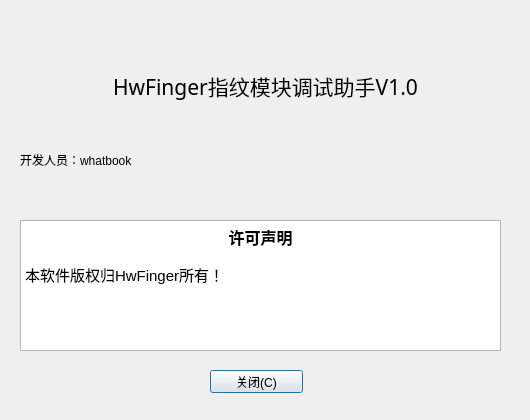
<?xml version="1.0" encoding="UTF-8"?>
<ui version="4.0">
 <class>AboutDialog</class>
 <widget class="QDialog" name="AboutDialog">
  <property name="geometry">
   <rect>
    <x>0</x>
    <y>0</y>
    <width>530</width>
    <height>420</height>
   </rect>
  </property>
  <property name="minimumSize">
   <size>
    <width>530</width>
    <height>420</height>
   </size>
  </property>
  <property name="maximumSize">
   <size>
    <width>530</width>
    <height>420</height>
   </size>
  </property>
  <property name="windowTitle">
   <string>关于HwFinger</string>
  </property>
  <property name="styleSheet">
   <string notr="true">QPushButton{background:url(:/images/header.bmp)}</string>
  </property>
  <widget class="QLabel" name="label_2">
   <property name="geometry">
    <rect>
     <x>60</x>
     <y>70</y>
     <width>411</width>
     <height>31</height>
    </rect>
   </property>
   <property name="font">
    <font>
     <family>Arial Black</family>
     <pointsize>16</pointsize>
     <weight>50</weight>
     <italic>false</italic>
     <bold>false</bold>
    </font>
   </property>
   <property name="styleSheet">
    <string notr="true">font: 16pt &quot;Arial Black&quot;;</string>
   </property>
   <property name="text">
    <string>HwFinger指纹模块调试助手V1.0</string>
   </property>
   <property name="alignment">
    <set>Qt::AlignCenter</set>
   </property>
  </widget>
  <widget class="QLabel" name="label_3">
   <property name="geometry">
    <rect>
     <x>190</x>
     <y>110</y>
     <width>161</width>
     <height>16</height>
    </rect>
   </property>
   <property name="palette">
    <palette>
     <active>
      <colorrole role="WindowText">
       <brush brushstyle="SolidPattern">
        <color alpha="255">
         <red>0</red>
         <green>170</green>
         <blue>0</blue>
        </color>
       </brush>
      </colorrole>
     </active>
     <inactive>
      <colorrole role="WindowText">
       <brush brushstyle="SolidPattern">
        <color alpha="255">
         <red>0</red>
         <green>170</green>
         <blue>0</blue>
        </color>
       </brush>
      </colorrole>
     </inactive>
     <disabled>
      <colorrole role="WindowText">
       <brush brushstyle="SolidPattern">
        <color alpha="255">
         <red>120</red>
         <green>120</green>
         <blue>120</blue>
        </color>
       </brush>
      </colorrole>
     </disabled>
    </palette>
   </property>
   <property name="text">
    <string/>
   </property>
  </widget>
  <widget class="QPushButton" name="closeBtn">
   <property name="geometry">
    <rect>
     <x>210</x>
     <y>370</y>
     <width>93</width>
     <height>23</height>
    </rect>
   </property>
   <property name="minimumSize">
    <size>
     <width>0</width>
     <height>23</height>
    </size>
   </property>
   <property name="maximumSize">
    <size>
     <width>16777215</width>
     <height>23</height>
    </size>
   </property>
   <property name="text">
    <string>关闭(C)</string>
   </property>
  </widget>
  <widget class="QLabel" name="label">
   <property name="geometry">
    <rect>
     <x>0</x>
     <y>0</y>
     <width>121</width>
     <height>71</height>
    </rect>
   </property>
   <property name="text">
    <string/>
   </property>
  </widget>
  <widget class="QLabel" name="label_4">
   <property name="geometry">
    <rect>
     <x>20</x>
     <y>150</y>
     <width>301</width>
     <height>20</height>
    </rect>
   </property>
   <property name="text">
    <string>开发人员：whatbook</string>
   </property>
  </widget>
  <widget class="QLabel" name="label_5">
   <property name="geometry">
    <rect>
     <x>20</x>
     <y>180</y>
     <width>501</width>
     <height>21</height>
    </rect>
   </property>
   <property name="text">
    <string/>
   </property>
  </widget>
  <widget class="QTextBrowser" name="textBrowser">
   <property name="geometry">
    <rect>
     <x>20</x>
     <y>220</y>
     <width>481</width>
     <height>131</height>
    </rect>
   </property>
   <property name="html">
    <string>&lt;!DOCTYPE HTML PUBLIC &quot;-//W3C//DTD HTML 4.0//EN&quot; &quot;http://www.w3.org/TR/REC-html40/strict.dtd&quot;&gt;
&lt;html&gt;&lt;head&gt;&lt;meta name=&quot;qrichtext&quot; content=&quot;1&quot; /&gt;&lt;style type=&quot;text/css&quot;&gt;
p, li { white-space: pre-wrap; }
&lt;/style&gt;&lt;/head&gt;&lt;body style=&quot; font-family:'宋体'; font-size:9pt; font-weight:400; font-style:normal;&quot;&gt;
&lt;table border=&quot;0&quot; style=&quot;-qt-table-type: root; margin-top:4px; margin-bottom:4px; margin-left:4px; margin-right:4px;&quot;&gt;
&lt;tr&gt;
&lt;td style=&quot;border: none;&quot;&gt;
&lt;p align=&quot;center&quot; style=&quot; margin-top:0px; margin-bottom:0px; margin-left:0px; margin-right:0px; -qt-block-indent:0; text-indent:0px;&quot;&gt;&lt;span style=&quot; font-size:12pt; font-weight:600;&quot;&gt;许可声明&lt;/span&gt;&lt;/p&gt;
&lt;p style=&quot;-qt-paragraph-type:empty; margin-top:0px; margin-bottom:0px; margin-left:0px; margin-right:0px; -qt-block-indent:0; text-indent:0px; color:#008000;&quot;&gt;&lt;br /&gt;&lt;/p&gt;
&lt;p style=&quot; margin-top:0px; margin-bottom:0px; margin-left:0px; margin-right:0px; -qt-block-indent:0; text-indent:0px;&quot;&gt;&lt;span style=&quot; font-family:'Ubuntu'; font-size:11pt;&quot;&gt;本软件版权归HwFinger所有！&lt;/span&gt;&lt;/p&gt;&lt;/td&gt;&lt;/tr&gt;&lt;/table&gt;&lt;/body&gt;&lt;/html&gt;</string>
   </property>
  </widget>
 </widget>
 <resources/>
 <connections/>
</ui>
